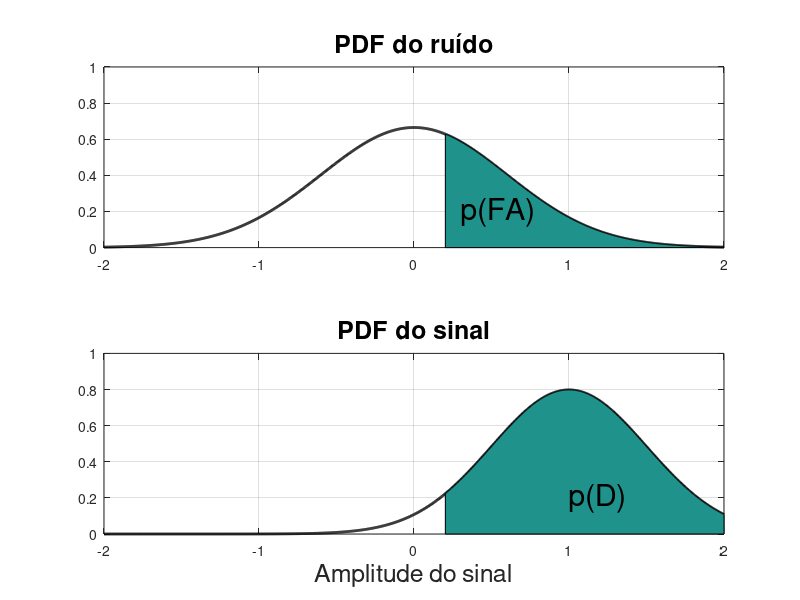

Reproduce this figure in MATLAB.
% Fundamentos de Acústica Submarina 

clear all, close all 

% Médias e variâncias do ruído e do sinal
mun    = 0.0;
sigman = 0.6;
mus    = 1.0;
sigmas = 0.5;
xt = 0.2;

n = 1000;

x = linspace(-2,2,n);
y = (x-mun)/sigman;
pdfn = 1/( sqrt(2*pi)*sigman )*exp( -0.5*y.*y );
y = (x-mus)/sigmas;
pdfs = 1/( sqrt(2*pi)*sigmas )*exp( -0.5*y.*y );
yaux = zeros(1,n);

indexes = find( x > xt ); 
xf  =    x(indexes);
yf  = pdfn(indexes);
yfs = pdfs(indexes);
figure(1)
subplot(211)
plot(x,pdfn,'k','LineWidth',2), hold on
fill([xf(1),xf,xf(end)],[0,yf,0],0.9)
hold off
text(0.3, 0.2, 'p(FA)', 'FontSize',22)
title('PDF do ruído','FontSize',18)
xlim([-2,2])
ylim([0,1])
grid on, box on
subplot(212)
plot(x,pdfs,'k','LineWidth',2), hold on
fill([xf(1),xf,xf(end)],[0,yfs,0],0.8)
hold off
text(1.0, 0.2, 'p(D)', 'FontSize',22)
title('PDF do sinal','FontSize',18)
xlim([-2,2])
ylim([0,1])
grid on, box on
xlabel('Amplitude do sinal','FontSize',18)

